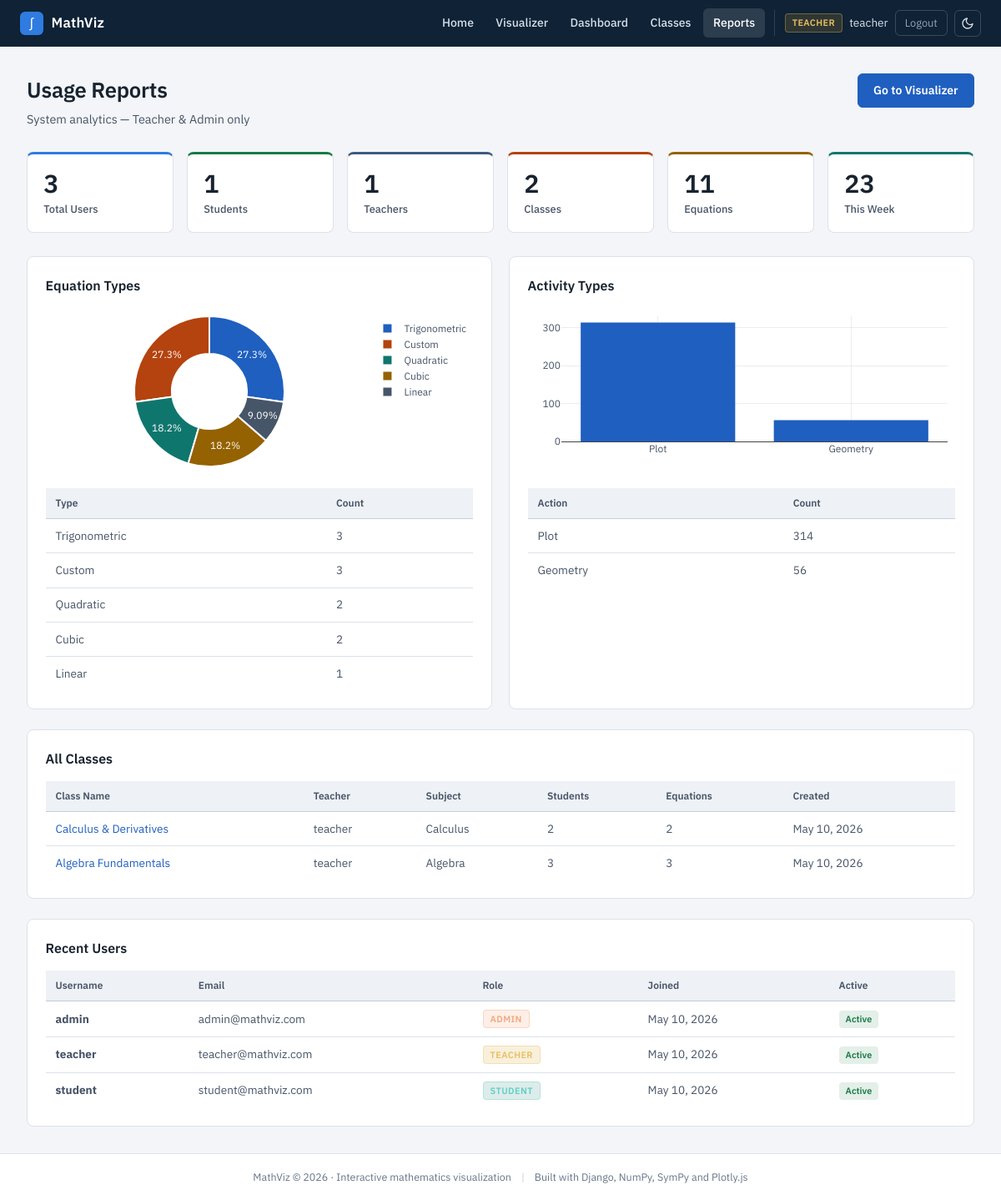
/reports/ (signed in), run on the app's committed database.
### accounts/models.py (models this page shows, shortened)
class CustomUser(AbstractUser):
    role = models.CharField(max_length=10, choices=ROLE_CHOICES, default='student')
    bio = models.TextField(blank=True)
    created_at = models.DateTimeField(auto_now_add=True)
    def is_teacher(self):
        return self.role == 'teacher' or self.is_superuser

### visualizer/models.py (models this page shows, shortened)
class Classroom(models.Model):
    name = models.CharField(max_length=200)
    description = models.TextField(blank=True)
    subject = models.CharField(max_length=100, blank=True)
    teacher = models.ForeignKey(
        CustomUser, on_delete=models.CASCADE, related_name='taught_classes'
    )
    join_code = models.CharField(max_length=10, unique=True)
    banner_color = models.CharField(max_length=7, default='#1f4e79')
    is_active = models.BooleanField(default=True)
    created_at = models.DateTimeField(auto_now_add=True)
    updated_at = models.DateTimeField(auto_now=True)
    class Meta:
        ordering = ['-created_at']

### visualizer/views.py (the view)
# urls.py: path('reports/', views.reports, name='reports'),
@teacher_required
def reports(request):
    from accounts.models import CustomUser
    total_users = CustomUser.objects.count()
    total_students = CustomUser.objects.filter(role='student').count()
    total_teachers = CustomUser.objects.filter(role='teacher').count()
    total_classes = Classroom.objects.count()
    total_equations = Equation.objects.count()
    total_logs = UsageLog.objects.count()
    week_ago = timezone.now() - timedelta(days=7)
    recent_activity = UsageLog.objects.filter(timestamp__gte=week_ago).count()
    type_counts = Equation.objects.values('equation_type').annotate(count=Count('id')).order_by('-count')
    recent_users = CustomUser.objects.order_by('-date_joined')[:10]
    all_classes = Classroom.objects.annotate(
        member_count=Count('memberships'),
        eq_count=Count('equations'),
    ).select_related('teacher').order_by('-created_at')[:20]
    action_counts = UsageLog.objects.values('action').annotate(count=Count('id')).order_by('-count')
    context = {
        'total_users': total_users,
        'total_students': total_students,
        'total_teachers': total_teachers,
        'total_classes': total_classes,
        'total_equations': total_equations,
        'total_logs': total_logs,
        'recent_activity': recent_activity,
        'type_counts': type_counts,
        'recent_users': recent_users,
        'all_classes': all_classes,
        'action_counts': action_counts,
    }
    return render(request, 'visualizer/reports.html', context)

### templates/visualizer/reports.html (shortened to what this page needs)
{% extends 'base.html' %}
{% load static %}
{% block content %}
<div class="page-container">
    <div class="page-header">
        <div>
            <h1>Usage Reports</h1>
            <p class="page-subtitle">System analytics — Teacher &amp; Admin only</p>
        </div>
        <a href="{% url 'visualizer' %}" class="btn-primary">Go to Visualizer</a>
    </div>
    <div class="stats-row">
        <div class="stat-card accent-blue"><div class="stat-number">{{ total_users }}</div><div class="stat-label">Total Users</div></div>
        <div class="stat-card accent-green"><div class="stat-number">{{ total_students }}</div><div class="stat-label">Students</div></div>
        <div class="stat-card accent-purple"><div class="stat-number">{{ total_teachers }}</div><div class="stat-label">Teachers</div></div>
        <div class="stat-card accent-orange"><div class="stat-number">{{ total_classes }}</div><div class="stat-label">Classes</div></div>
        <div class="stat-card accent-pink"><div class="stat-number">{{ total_equations }}</div><div class="stat-label">Equations</div></div>
        <div class="stat-card accent-teal"><div class="stat-number">{{ recent_activity }}</div><div class="stat-label">This Week</div></div>
    </div>
    <div class="reports-grid">
        <div class="report-section">
            <h2>Equation Types</h2>
            <div id="typeChart" class="chart-container-sm"></div>
            {% if type_counts %}
            <table class="data-table">
                <thead><tr><th>Type</th><th>Count</th></tr></thead>
                <tbody>{% for t in type_counts %}<tr><td>{{ t.equation_type|capfirst }}</td><td>{{ t.count }}</td></tr>{% endfor %}</tbody>
            </table>
            {% else %}<p class="text-muted">No equations yet.</p>{% endif %}
        </div>
        <div class="report-section">
            <h2>Activity Types</h2>
            <div id="actionChart" class="chart-container-sm"></div>
            {% if action_counts %}
            <table class="data-table">
                <thead><tr><th>Action</th><th>Count</th></tr></thead>
                <tbody>{% for a in action_counts %}<tr><td>{{ a.action|capfirst }}</td><td>{{ a.count }}</td></tr>{% endfor %}</tbody>
            </table>
            {% else %}<p class="text-muted">No activity yet.</p>{% endif %}
        </div>
    </div>
    <div class="report-section full-width" style="margin-top:1.5rem">
        <h2>All Classes</h2>
        <table class="data-table">
            <thead><tr><th>Class Name</th><th>Teacher</th><th>Subject</th><th>Students</th><th>Equations</th><th>Created</th></tr></thead>
            <tbody>
            {% for cls in all_classes %}
            <tr>
                <td><a href="{% url 'class_detail' cls.id %}" class="table-link">{{ cls.name }}</a></td>
                <td>{{ cls.teacher.username }}</td>
                <td>{{ cls.subject|default:"—" }}</td>
                <td>{{ cls.member_count }}</td>
                <td>{{ cls.eq_count }}</td>
                <td>{{ cls.created_at|date:"M d, Y" }}</td>
            </tr>
            {% endfor %}
            </tbody>
        </table>
    </div>
    <div class="report-section full-width" style="margin-top:1.5rem">
        <h2>Recent Users</h2>
        <table class="data-table">
            <thead><tr><th>Username</th><th>Email</th><th>Role</th><th>Joined</th><th>Active</th></tr></thead>
            <tbody>
            {% for u in recent_users %}
            <tr>
                <td><strong>{{ u.username }}</strong></td>
                <td>{{ u.email|default:"—" }}</td>
                <td><span class="user-badge {{ u.role }}">{{ u.get_role_display }}</span></td>
                <td>{{ u.date_joined|date:"M d, Y" }}</td>
                <td>{% if u.is_active %}<span class="badge-active">Active</span>{% else %}<span class="badge-inactive">Inactive</span>{% endif %}</td>
            </tr>
            {% endfor %}
            </tbody>
        </table>
    </div>
</div>
{% endblock %}

### templates/base.html (shortened to what this page needs)
<!DOCTYPE html>
<html lang="en">
<head>
    {% load static %}
    <link rel="stylesheet" href="{% static 'css/style.css' %}">
</head>
<body class="{% block body_class %}{% endblock %}">
<nav class="navbar">
    <a href="{% url 'home' %}" class="nav-brand">
        <span class="brand-icon">∫</span>
        <span class="brand-text">MathViz</span>
    </a>
    <div class="nav-links">
        <a href="{% url 'home' %}" class="nav-link {% if request.resolver_match.url_name == 'home' %}active{% endif %}">Home</a>
        <a href="{% url 'visualizer' %}" class="nav-link {% if request.resolver_match.url_name == 'visualizer' %}active{% endif %}">Visualizer</a>
        {% if user.is_authenticated %}
            <a href="{% url 'dashboard' %}" class="nav-link {% if request.resolver_match.url_name == 'dashboard' %}active{% endif %}">Dashboard</a>
            <a href="{% url 'classes_home' %}" class="nav-link {% if 'class' in request.resolver_match.url_name %}active{% endif %}">Classes</a>
            {% if user.is_teacher or user.is_superuser %}
                <a href="{% url 'reports' %}" class="nav-link {% if request.resolver_match.url_name == 'reports' %}active{% endif %}">Reports</a>
            {% endif %}
            <div class="nav-user">
                <span class="user-badge {{ user.role }}">{{ user.get_role_display }}</span>
                <span class="username">{{ user.username }}</span>
                <a href="{% url 'logout' %}" class="btn-logout">Logout</a>
            </div>
        {% else %}
            <a href="{% url 'login' %}" class="nav-link">Login</a>
            <a href="{% url 'register' %}" class="btn-register">Get Started</a>
        {% endif %}
        <button class="theme-toggle" id="themeToggle" type="button" aria-label="Switch between light and dark theme" title="Switch theme">
            <svg class="icon-moon" viewBox="0 0 24 24" fill="none" stroke="currentColor" stroke-width="2" stroke-linecap="round" stroke-linejoin="round"><path d="M21 12.8A9 9 0 1 1 11.2 3a7 7 0 0 0 9.8 9.8z"/></svg>
        </button>
    </div>
</nav>
<main class="main-content">
    {% block content %}{% endblock %}
</main>
<footer class="footer">
    <div class="footer-inner">
        <span>MathViz &copy; {% now "Y" %} · Interactive mathematics visualization</span>
        <span class="footer-sep">|</span>
        <span>Built with Django, NumPy, SymPy and Plotly.js</span>
    </div>
</footer>
</body>
</html>

### data on the page
CustomUser: role "TEACHER", username "teacher", email "teacher@mathviz.com", date_joined "May 10, 2026", is_active "Active"
Classroom: name "Calculus & Derivatives", teacher.username "teacher", subject "Calculus", member_count "2", eq_count "2", created_at "May 10, 2026"
Classroom: name "Algebra Fundamentals", teacher.username "teacher", subject "Algebra", member_count "3", eq_count "3", created_at "May 10, 2026"
CustomUser: username "admin", email "admin@mathviz.com", role "ADMIN", date_joined "May 10, 2026", is_active "Active"
CustomUser: username "student", email "student@mathviz.com", role "STUDENT", date_joined "May 10, 2026", is_active "Active"

### other printed values
{{ total_users }} "3"
{{ total_students }} "1"
{{ total_teachers }} "1"
{{ total_classes }} "2"
{{ total_equations }} "11"
{{ recent_activity }} "23"
{{ t.equation_type|capfirst }} "Trigonometric" "Custom" "Quadratic" "Cubic" "Linear"
{{ t.count }} "3" "3" "2" "2" "1"
{{ a.action|capfirst }} "Plot" "Geometry"
{{ a.count }} "314" "56"
